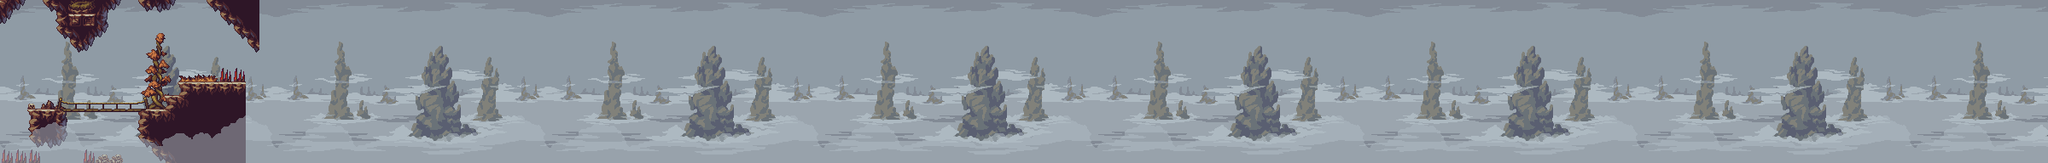

This is a level from a 2D game, rendered from its Tiled map with the project's own tilesets. A one-line summary and the map file follow, with tile-layer data summarised:
An orthogonal 150x12 tile map with 16x16 px tiles, 7 tile layers (bg1, bg2, bg3, Map, ...), 3 tilesets.

<map version="1.0" orientation="orthogonal" renderorder="right-down" width="150" height="12" tilewidth="16" tileheight="16" nextobjectid="228">
 <tileset firstgid="1" name="Tileset" tilewidth="16" tileheight="16" tilecount="1917" columns="71">
  <image source="Tileset.png" width="1136" height="432" />
 </tileset>
 <tileset firstgid="1918" name="bgMovingFog" tilewidth="16" tileheight="16" tilecount="240" columns="20">
  <image source="bgMovingFog.png" width="320" height="192" />
 </tileset>
 <tileset firstgid="2158" name="meta2" tilewidth="16" tileheight="16" tilecount="2" columns="2">
  <image source="meta2.png" width="32" height="16" />
 </tileset>
 <layer name="bg1" width="150" height="12">
  <data>[1800 cells, 1800 non-empty, 242 distinct tile ids]</data>
 </layer>
 <layer name="bg2" width="150" height="12">
  <data>[1800 cells, 1800 non-empty, 244 distinct tile ids]</data>
 </layer>
 <layer name="bg3" width="150" height="12">
  <data>[1800 cells, 1800 non-empty, 240 distinct tile ids]</data>
 </layer>
 <layer name="Map" width="150" height="12">
  <data>[1800 cells, 45 non-empty, 29 distinct tile ids]</data>
 </layer>
 <layer name="Decoration" width="150" height="12">
  <data>[1800 cells, 72 non-empty, 23 distinct tile ids]</data>
 </layer>
 <layer name="Decoration2" width="150" height="12">
  <data>[1800 cells, 14 non-empty, 6 distinct tile ids]</data>
 </layer>
 <layer name="Fog" width="150" height="12">
  <data>[1800 cells, 750 non-empty, 100 distinct tile ids]</data>
 </layer>
</map>
